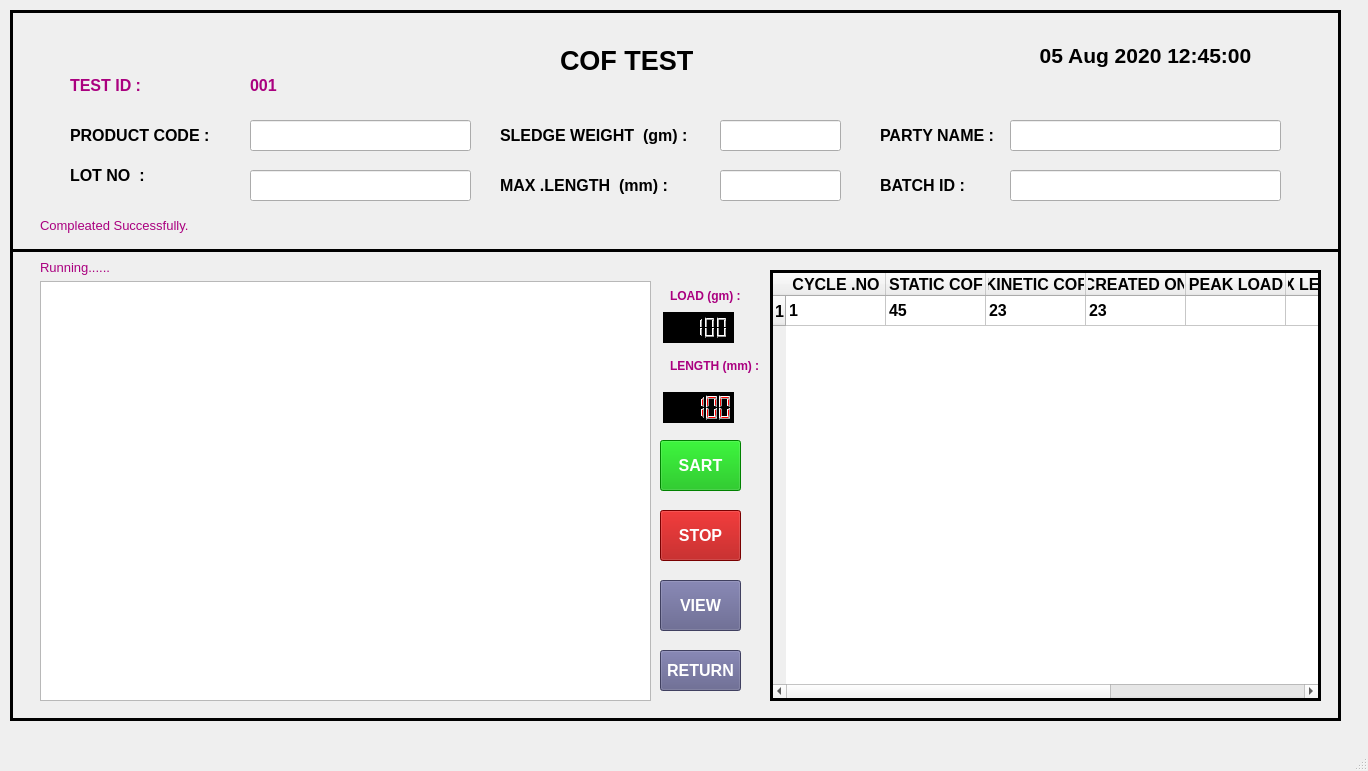
<?xml version="1.0" encoding="UTF-8"?>
<ui version="4.0">
 <class>MainWindow</class>
 <widget class="QMainWindow" name="MainWindow">
  <property name="geometry">
   <rect>
    <x>0</x>
    <y>0</y>
    <width>1368</width>
    <height>771</height>
   </rect>
  </property>
  <property name="baseSize">
   <size>
    <width>0</width>
    <height>0</height>
   </size>
  </property>
  <property name="windowTitle">
   <string>MainWindow</string>
  </property>
  <property name="styleSheet">
   <string notr="true"/>
  </property>
  <widget class="QWidget" name="centralwidget">
   <widget class="QFrame" name="frame">
    <property name="geometry">
     <rect>
      <x>10</x>
      <y>10</y>
      <width>1331</width>
      <height>711</height>
     </rect>
    </property>
    <property name="font">
     <font>
      <family>MS Sans Serif</family>
     </font>
    </property>
    <property name="styleSheet">
     <string notr="true">color: rgb(0, 0, 0);
</string>
    </property>
    <property name="frameShape">
     <enum>QFrame::Box</enum>
    </property>
    <property name="frameShadow">
     <enum>QFrame::Plain</enum>
    </property>
    <property name="lineWidth">
     <number>3</number>
    </property>
    <widget class="QLabel" name="label_20">
     <property name="geometry">
      <rect>
       <x>970</x>
       <y>20</y>
       <width>331</width>
       <height>51</height>
      </rect>
     </property>
     <property name="font">
      <font>
       <family>Arial</family>
       <pointsize>16</pointsize>
       <weight>75</weight>
       <bold>true</bold>
      </font>
     </property>
     <property name="styleSheet">
      <string notr="true">color: rgb(0, 0, 0);</string>
     </property>
     <property name="text">
      <string>05 Aug 2020 12:45:00</string>
     </property>
     <property name="alignment">
      <set>Qt::AlignCenter</set>
     </property>
    </widget>
    <widget class="QPushButton" name="pushButton_3">
     <property name="geometry">
      <rect>
       <x>650</x>
       <y>500</y>
       <width>81</width>
       <height>51</height>
      </rect>
     </property>
     <property name="font">
      <font>
       <family>Arial</family>
       <pointsize>12</pointsize>
       <weight>75</weight>
       <bold>true</bold>
      </font>
     </property>
     <property name="styleSheet">
      <string notr="true">color: rgb(255, 255, 255);
background-color: rgb(170, 0, 0);</string>
     </property>
     <property name="text">
      <string>STOP</string>
     </property>
    </widget>
    <widget class="QPushButton" name="pushButton_4">
     <property name="geometry">
      <rect>
       <x>650</x>
       <y>430</y>
       <width>81</width>
       <height>51</height>
      </rect>
     </property>
     <property name="font">
      <font>
       <family>Arial</family>
       <pointsize>12</pointsize>
       <weight>75</weight>
       <bold>true</bold>
      </font>
     </property>
     <property name="styleSheet">
      <string notr="true">color: rgb(255, 255, 255);
background-color: rgb(0, 180, 0);</string>
     </property>
     <property name="text">
      <string>SART</string>
     </property>
    </widget>
    <widget class="QPushButton" name="pushButton_13">
     <property name="geometry">
      <rect>
       <x>650</x>
       <y>570</y>
       <width>81</width>
       <height>51</height>
      </rect>
     </property>
     <property name="font">
      <font>
       <family>Arial</family>
       <pointsize>12</pointsize>
       <weight>75</weight>
       <bold>true</bold>
      </font>
     </property>
     <property name="styleSheet">
      <string notr="true">background-color: rgb(90, 90, 134);
color: rgb(255, 255, 255);</string>
     </property>
     <property name="text">
      <string>VIEW</string>
     </property>
    </widget>
    <widget class="Line" name="line">
     <property name="geometry">
      <rect>
       <x>0</x>
       <y>230</y>
       <width>1331</width>
       <height>20</height>
      </rect>
     </property>
     <property name="frameShadow">
      <enum>QFrame::Plain</enum>
     </property>
     <property name="lineWidth">
      <number>3</number>
     </property>
     <property name="orientation">
      <enum>Qt::Horizontal</enum>
     </property>
    </widget>
    <widget class="QPushButton" name="pushButton_14">
     <property name="geometry">
      <rect>
       <x>650</x>
       <y>640</y>
       <width>81</width>
       <height>41</height>
      </rect>
     </property>
     <property name="font">
      <font>
       <family>Arial</family>
       <pointsize>12</pointsize>
       <weight>75</weight>
       <bold>true</bold>
      </font>
     </property>
     <property name="styleSheet">
      <string notr="true">background-color: rgb(90, 90, 134);
color: rgb(255, 255, 255);</string>
     </property>
     <property name="text">
      <string>RETURN</string>
     </property>
    </widget>
    <widget class="QLabel" name="label_21">
     <property name="geometry">
      <rect>
       <x>30</x>
       <y>200</y>
       <width>681</width>
       <height>31</height>
      </rect>
     </property>
     <property name="font">
      <font>
       <family>Arial</family>
       <pointsize>10</pointsize>
       <weight>50</weight>
       <bold>false</bold>
      </font>
     </property>
     <property name="styleSheet">
      <string notr="true">color: rgb(170, 0, 127);</string>
     </property>
     <property name="text">
      <string>Compleated Successfully. </string>
     </property>
     <property name="alignment">
      <set>Qt::AlignLeading|Qt::AlignLeft|Qt::AlignVCenter</set>
     </property>
    </widget>
    <widget class="QLabel" name="label_4">
     <property name="geometry">
      <rect>
       <x>550</x>
       <y>20</y>
       <width>251</width>
       <height>61</height>
      </rect>
     </property>
     <property name="font">
      <font>
       <family>Arial</family>
       <pointsize>20</pointsize>
       <weight>75</weight>
       <bold>true</bold>
      </font>
     </property>
     <property name="styleSheet">
      <string notr="true">color: rgb(0, 0, 0);</string>
     </property>
     <property name="text">
      <string>COF TEST</string>
     </property>
     <property name="alignment">
      <set>Qt::AlignLeading|Qt::AlignLeft|Qt::AlignVCenter</set>
     </property>
    </widget>
    <widget class="QLabel" name="label_5">
     <property name="geometry">
      <rect>
       <x>60</x>
       <y>150</y>
       <width>141</width>
       <height>31</height>
      </rect>
     </property>
     <property name="font">
      <font>
       <family>Arial</family>
       <pointsize>12</pointsize>
       <weight>75</weight>
       <bold>true</bold>
      </font>
     </property>
     <property name="styleSheet">
      <string notr="true">color: rgb(0, 0, 0);</string>
     </property>
     <property name="text">
      <string>LOT NO  :</string>
     </property>
     <property name="alignment">
      <set>Qt::AlignLeading|Qt::AlignLeft|Qt::AlignVCenter</set>
     </property>
    </widget>
    <widget class="QLabel" name="label_6">
     <property name="geometry">
      <rect>
       <x>60</x>
       <y>110</y>
       <width>161</width>
       <height>31</height>
      </rect>
     </property>
     <property name="font">
      <font>
       <family>Arial</family>
       <pointsize>12</pointsize>
       <weight>75</weight>
       <bold>true</bold>
      </font>
     </property>
     <property name="styleSheet">
      <string notr="true">color: rgb(0, 0, 0);</string>
     </property>
     <property name="text">
      <string>PRODUCT CODE :</string>
     </property>
     <property name="alignment">
      <set>Qt::AlignLeading|Qt::AlignLeft|Qt::AlignVCenter</set>
     </property>
    </widget>
    <widget class="QLineEdit" name="lineEdit">
     <property name="geometry">
      <rect>
       <x>240</x>
       <y>110</y>
       <width>221</width>
       <height>31</height>
      </rect>
     </property>
     <property name="font">
      <font>
       <family>Arial</family>
       <pointsize>12</pointsize>
       <weight>75</weight>
       <bold>true</bold>
      </font>
     </property>
    </widget>
    <widget class="QLineEdit" name="lineEdit_2">
     <property name="geometry">
      <rect>
       <x>240</x>
       <y>160</y>
       <width>221</width>
       <height>31</height>
      </rect>
     </property>
     <property name="font">
      <font>
       <family>Arial</family>
       <pointsize>12</pointsize>
       <weight>75</weight>
       <bold>true</bold>
      </font>
     </property>
    </widget>
    <widget class="QLabel" name="label_7">
     <property name="geometry">
      <rect>
       <x>490</x>
       <y>110</y>
       <width>201</width>
       <height>31</height>
      </rect>
     </property>
     <property name="font">
      <font>
       <family>Arial</family>
       <pointsize>12</pointsize>
       <weight>75</weight>
       <bold>true</bold>
      </font>
     </property>
     <property name="styleSheet">
      <string notr="true">color: rgb(0, 0, 0);</string>
     </property>
     <property name="text">
      <string>SLEDGE WEIGHT  (gm) :</string>
     </property>
     <property name="alignment">
      <set>Qt::AlignLeading|Qt::AlignLeft|Qt::AlignVCenter</set>
     </property>
    </widget>
    <widget class="QLabel" name="label_8">
     <property name="geometry">
      <rect>
       <x>490</x>
       <y>160</y>
       <width>201</width>
       <height>31</height>
      </rect>
     </property>
     <property name="font">
      <font>
       <family>Arial</family>
       <pointsize>12</pointsize>
       <weight>75</weight>
       <bold>true</bold>
      </font>
     </property>
     <property name="styleSheet">
      <string notr="true">color: rgb(0, 0, 0);</string>
     </property>
     <property name="text">
      <string>MAX .LENGTH  (mm) :</string>
     </property>
     <property name="alignment">
      <set>Qt::AlignLeading|Qt::AlignLeft|Qt::AlignVCenter</set>
     </property>
    </widget>
    <widget class="QLineEdit" name="lineEdit_3">
     <property name="geometry">
      <rect>
       <x>710</x>
       <y>110</y>
       <width>121</width>
       <height>31</height>
      </rect>
     </property>
     <property name="font">
      <font>
       <family>Arial</family>
       <pointsize>12</pointsize>
       <weight>75</weight>
       <bold>true</bold>
      </font>
     </property>
    </widget>
    <widget class="QLineEdit" name="lineEdit_4">
     <property name="geometry">
      <rect>
       <x>710</x>
       <y>160</y>
       <width>121</width>
       <height>31</height>
      </rect>
     </property>
     <property name="font">
      <font>
       <family>Arial</family>
       <pointsize>12</pointsize>
       <weight>75</weight>
       <bold>true</bold>
      </font>
     </property>
    </widget>
    <widget class="QTableWidget" name="tableWidget">
     <property name="geometry">
      <rect>
       <x>760</x>
       <y>260</y>
       <width>551</width>
       <height>431</height>
      </rect>
     </property>
     <property name="font">
      <font>
       <family>Arial</family>
       <pointsize>16</pointsize>
      </font>
     </property>
     <property name="styleSheet">
      <string notr="true">color: rgb(0, 0, 0);</string>
     </property>
     <property name="frameShape">
      <enum>QFrame::Box</enum>
     </property>
     <property name="frameShadow">
      <enum>QFrame::Plain</enum>
     </property>
     <property name="lineWidth">
      <number>3</number>
     </property>
     <property name="gridStyle">
      <enum>Qt::SolidLine</enum>
     </property>
     <property name="sortingEnabled">
      <bool>true</bool>
     </property>
     <row>
      <property name="text">
       <string>1</string>
      </property>
      <property name="font">
       <font>
        <family>Arial</family>
        <pointsize>12</pointsize>
        <weight>75</weight>
        <bold>true</bold>
       </font>
      </property>
     </row>
     <column>
      <property name="text">
       <string>CYCLE .NO</string>
      </property>
      <property name="font">
       <font>
        <family>Arial</family>
        <pointsize>12</pointsize>
        <weight>75</weight>
        <bold>true</bold>
       </font>
      </property>
      <property name="background">
       <color>
        <red>255</red>
        <green>255</green>
        <blue>255</blue>
       </color>
      </property>
     </column>
     <column>
      <property name="text">
       <string>STATIC COF</string>
      </property>
      <property name="font">
       <font>
        <family>Arial</family>
        <pointsize>12</pointsize>
        <weight>75</weight>
        <bold>true</bold>
       </font>
      </property>
     </column>
     <column>
      <property name="text">
       <string>KINETIC COF</string>
      </property>
      <property name="font">
       <font>
        <family>Arial</family>
        <pointsize>12</pointsize>
        <weight>75</weight>
        <bold>true</bold>
       </font>
      </property>
     </column>
     <column>
      <property name="text">
       <string>CREATED ON</string>
      </property>
      <property name="font">
       <font>
        <family>Arial</family>
        <pointsize>12</pointsize>
        <weight>75</weight>
        <bold>true</bold>
       </font>
      </property>
     </column>
     <column>
      <property name="text">
       <string>PEAK LOAD</string>
      </property>
      <property name="font">
       <font>
        <family>Arial</family>
        <pointsize>12</pointsize>
        <weight>75</weight>
        <bold>true</bold>
       </font>
      </property>
     </column>
     <column>
      <property name="text">
       <string>MAX LENGTH (mm).</string>
      </property>
      <property name="font">
       <font>
        <family>Arial</family>
        <pointsize>12</pointsize>
        <weight>75</weight>
        <bold>true</bold>
       </font>
      </property>
     </column>
     <column>
      <property name="text">
       <string>SLEDGE WT (gm).</string>
      </property>
      <property name="font">
       <font>
        <family>Arial</family>
        <pointsize>12</pointsize>
        <weight>75</weight>
        <bold>true</bold>
       </font>
      </property>
     </column>
     <column>
      <property name="text">
       <string>REC.NO</string>
      </property>
      <property name="font">
       <font>
        <family>Arial</family>
        <pointsize>12</pointsize>
        <weight>75</weight>
        <bold>true</bold>
       </font>
      </property>
     </column>
     <item row="0" column="0">
      <property name="text">
       <string>1</string>
      </property>
      <property name="font">
       <font>
        <family>Arial</family>
        <pointsize>12</pointsize>
        <weight>75</weight>
        <bold>true</bold>
       </font>
      </property>
     </item>
     <item row="0" column="1">
      <property name="text">
       <string>45</string>
      </property>
      <property name="font">
       <font>
        <family>Arial</family>
        <pointsize>12</pointsize>
        <weight>75</weight>
        <bold>true</bold>
       </font>
      </property>
     </item>
     <item row="0" column="2">
      <property name="text">
       <string>23</string>
      </property>
      <property name="font">
       <font>
        <family>Arial</family>
        <pointsize>12</pointsize>
        <weight>75</weight>
        <bold>true</bold>
       </font>
      </property>
     </item>
     <item row="0" column="3">
      <property name="text">
       <string>23</string>
      </property>
      <property name="font">
       <font>
        <family>Arial</family>
        <pointsize>12</pointsize>
        <weight>75</weight>
        <bold>true</bold>
       </font>
      </property>
     </item>
    </widget>
    <widget class="QLabel" name="label_9">
     <property name="geometry">
      <rect>
       <x>870</x>
       <y>110</y>
       <width>131</width>
       <height>31</height>
      </rect>
     </property>
     <property name="font">
      <font>
       <family>Arial</family>
       <pointsize>12</pointsize>
       <weight>75</weight>
       <bold>true</bold>
      </font>
     </property>
     <property name="styleSheet">
      <string notr="true">color: rgb(0, 0, 0);</string>
     </property>
     <property name="text">
      <string>PARTY NAME :</string>
     </property>
     <property name="alignment">
      <set>Qt::AlignLeading|Qt::AlignLeft|Qt::AlignVCenter</set>
     </property>
    </widget>
    <widget class="QLabel" name="label_10">
     <property name="geometry">
      <rect>
       <x>870</x>
       <y>160</y>
       <width>121</width>
       <height>31</height>
      </rect>
     </property>
     <property name="font">
      <font>
       <family>Arial</family>
       <pointsize>12</pointsize>
       <weight>75</weight>
       <bold>true</bold>
      </font>
     </property>
     <property name="styleSheet">
      <string notr="true">color: rgb(0, 0, 0);</string>
     </property>
     <property name="text">
      <string>BATCH ID :</string>
     </property>
     <property name="alignment">
      <set>Qt::AlignLeading|Qt::AlignLeft|Qt::AlignVCenter</set>
     </property>
    </widget>
    <widget class="QLineEdit" name="lineEdit_5">
     <property name="geometry">
      <rect>
       <x>1000</x>
       <y>110</y>
       <width>271</width>
       <height>31</height>
      </rect>
     </property>
     <property name="font">
      <font>
       <family>Arial</family>
       <pointsize>12</pointsize>
       <weight>75</weight>
       <bold>true</bold>
      </font>
     </property>
    </widget>
    <widget class="QLineEdit" name="lineEdit_6">
     <property name="geometry">
      <rect>
       <x>1000</x>
       <y>160</y>
       <width>271</width>
       <height>31</height>
      </rect>
     </property>
     <property name="font">
      <font>
       <family>Arial</family>
       <pointsize>12</pointsize>
       <weight>75</weight>
       <bold>true</bold>
      </font>
     </property>
    </widget>
    <widget class="QLabel" name="label_11">
     <property name="geometry">
      <rect>
       <x>60</x>
       <y>60</y>
       <width>91</width>
       <height>31</height>
      </rect>
     </property>
     <property name="font">
      <font>
       <family>Arial</family>
       <pointsize>12</pointsize>
       <weight>75</weight>
       <bold>true</bold>
      </font>
     </property>
     <property name="styleSheet">
      <string notr="true">color: rgb(170, 0, 127);</string>
     </property>
     <property name="text">
      <string>TEST ID :</string>
     </property>
     <property name="alignment">
      <set>Qt::AlignLeading|Qt::AlignLeft|Qt::AlignVCenter</set>
     </property>
    </widget>
    <widget class="QLabel" name="label_12">
     <property name="geometry">
      <rect>
       <x>240</x>
       <y>60</y>
       <width>61</width>
       <height>31</height>
      </rect>
     </property>
     <property name="font">
      <font>
       <family>Arial</family>
       <pointsize>12</pointsize>
       <weight>75</weight>
       <bold>true</bold>
      </font>
     </property>
     <property name="styleSheet">
      <string notr="true">color: rgb(170, 0, 127);</string>
     </property>
     <property name="text">
      <string>001</string>
     </property>
     <property name="alignment">
      <set>Qt::AlignLeading|Qt::AlignLeft|Qt::AlignVCenter</set>
     </property>
    </widget>
    <widget class="QLCDNumber" name="lcdNumber">
     <property name="geometry">
      <rect>
       <x>653</x>
       <y>302</y>
       <width>71</width>
       <height>31</height>
      </rect>
     </property>
     <property name="styleSheet">
      <string notr="true">background-color: rgb(0, 0, 0);
font: 10pt &quot;MS Sans Serif&quot;;
color: rgb(255, 0, 0);</string>
     </property>
     <property name="smallDecimalPoint">
      <bool>true</bool>
     </property>
     <property name="value" stdset="0">
      <double>100.000000000000000</double>
     </property>
     <property name="intValue" stdset="0">
      <number>100</number>
     </property>
    </widget>
    <widget class="QLCDNumber" name="lcdNumber_2">
     <property name="geometry">
      <rect>
       <x>653</x>
       <y>382</y>
       <width>71</width>
       <height>31</height>
      </rect>
     </property>
     <property name="styleSheet">
      <string notr="true">background-color: rgb(0, 0, 0);
font: 10pt &quot;MS Sans Serif&quot;;
color: rgb(255, 0, 0);</string>
     </property>
     <property name="intValue" stdset="0">
      <number>100</number>
     </property>
    </widget>
    <widget class="QLabel" name="label_13">
     <property name="geometry">
      <rect>
       <x>660</x>
       <y>270</y>
       <width>81</width>
       <height>31</height>
      </rect>
     </property>
     <property name="font">
      <font>
       <family>Arial</family>
       <pointsize>9</pointsize>
       <weight>75</weight>
       <bold>true</bold>
      </font>
     </property>
     <property name="styleSheet">
      <string notr="true">color: rgb(170, 0, 127);</string>
     </property>
     <property name="text">
      <string>LOAD (gm) :</string>
     </property>
     <property name="alignment">
      <set>Qt::AlignLeading|Qt::AlignLeft|Qt::AlignVCenter</set>
     </property>
    </widget>
    <widget class="QLabel" name="label_14">
     <property name="geometry">
      <rect>
       <x>660</x>
       <y>340</y>
       <width>91</width>
       <height>31</height>
      </rect>
     </property>
     <property name="font">
      <font>
       <family>Arial</family>
       <pointsize>9</pointsize>
       <weight>75</weight>
       <bold>true</bold>
      </font>
     </property>
     <property name="styleSheet">
      <string notr="true">color: rgb(170, 0, 127);</string>
     </property>
     <property name="text">
      <string>LENGTH (mm) :</string>
     </property>
     <property name="alignment">
      <set>Qt::AlignLeading|Qt::AlignLeft|Qt::AlignVCenter</set>
     </property>
    </widget>
    <widget class="QWidget" name="layoutWidget">
     <property name="geometry">
      <rect>
       <x>30</x>
       <y>250</y>
       <width>611</width>
       <height>441</height>
      </rect>
     </property>
     <layout class="QGridLayout" name="gridLayout">
      <item row="0" column="0">
       <widget class="QLabel" name="label_22">
        <property name="font">
         <font>
          <family>Arial</family>
          <pointsize>10</pointsize>
          <weight>50</weight>
          <bold>false</bold>
         </font>
        </property>
        <property name="styleSheet">
         <string notr="true">color: rgb(170, 0, 127);</string>
        </property>
        <property name="text">
         <string>Running......</string>
        </property>
        <property name="alignment">
         <set>Qt::AlignLeading|Qt::AlignLeft|Qt::AlignVCenter</set>
        </property>
       </widget>
      </item>
      <item row="1" column="0">
       <widget class="QGraphicsView" name="graphicsView"/>
      </item>
     </layout>
    </widget>
   </widget>
  </widget>
  <widget class="QMenuBar" name="menubar">
   <property name="geometry">
    <rect>
     <x>0</x>
     <y>0</y>
     <width>1368</width>
     <height>21</height>
    </rect>
   </property>
  </widget>
  <widget class="QStatusBar" name="statusbar"/>
 </widget>
 <resources/>
 <connections/>
</ui>
